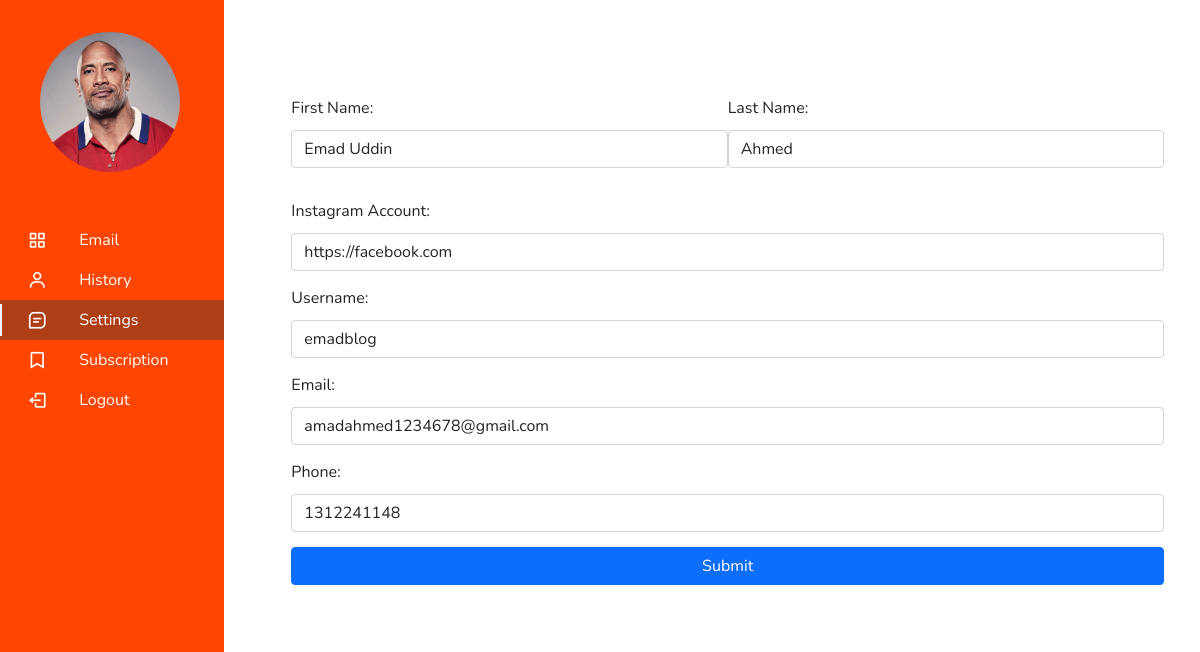
Page /settings/ (signed in) on the committed database.
### leapp/models/signup.py (models this page shows, shortened)
class Contact(models.Model):
    f_name = models.CharField(max_length=100)
    l_name = models.CharField(max_length=100)
    insta_acc = models.URLField(max_length=200)
    phone = models.IntegerField(max_length=200)
    username = models.CharField(max_length=200)
    email = models.EmailField()

### leapp/views/settings.py (the view, shortened to what this page needs)
# urls.py: path('settings/', SettingView.as_view(), name='setting'),
class SettingView(View):
    def get(self, request):
        id = request.session.get('myid')
        pi = Contact.objects.get(pk=id)
        form = UpdateSignForm(instance=pi)
        mydata = {
            'settings': 'active',
            'form': form
        }
        return render(request, 'setting.html', mydata)

### leapp/forms.py
class UpdateSignForm(forms.ModelForm):
    class Meta:
        model = Contact
        fields = ['f_name', 'l_name', 'insta_acc',
                  'phone', 'username', 'email']
        labels = {
            'f_name': 'First Name',
            'l_name': 'Last Name',
            'insta_acc': 'Instagram Account',
            'phone': 'Phone',
            'username': 'Username',
            'email': 'Email',
        }
        widgets = {'f_name': forms.TextInput(attrs={'class': 'form-control'}),
                   'l_name': forms.TextInput(attrs={'class': 'form-control'}),
                   'insta_acc': forms.URLInput(attrs={'class': 'form-control'}),
                   'phone': forms.NumberInput(attrs={'class': 'form-control'}),
                   'username': forms.TextInput(attrs={'class': 'form-control'}),
                   'email': forms.EmailInput(attrs={'class': 'form-control'}),
                   }

### leapp/templates/setting.html (shortened to what this page needs)
{% extends 'base.html' %}
{% block content %}
{% load static %}
<link rel="stylesheet" href="{% static 'css/settings.css' %}">
<section id="profileSettings" class="m-2">
    <form id="signupForm" method="post" action="" class="row rounded p-4 mx-auto" novalidate>
        <div class="col-lg-6 p-0 m-0 mb-3">
            <label for="f_name">{{form.f_name.label_tag}}</label>
            {{form.f_name}}
        </div>
        <div class="col-lg-6 p-0 m-0 mb-3">
            <label for="f_name">{{form.l_name.label_tag}}</label>
            {{form.l_name}}
        </div>
        <label for="f_name">{{form.insta_acc.label_tag}}</label>
        {{form.insta_acc}}
        <label for="f_name">{{form.username.label_tag}}</label>
        {{form.username}}
        <label for="email">{{form.email.label_tag}}</label>
        {{form.email}}
        <label for="f_name">{{form.phone.label_tag}}</label>
        {{form.phone}}
        <input class="btn btn-primary" type="submit">
    </form>
</section>
{% endblock %}

### static/css/navbardesign.css (style rules this page uses)
:root { --header-height: 3rem; --nav-width: 68px; --first-color: #4723D9; --first-color-light: #AFA5D9; --white-color: #F7F6FB; --body-font: 'Nunito', sans-serif; --normal-font-size: 1rem; --z-fixed: 100 }
body { position: relative; margin: var(--header-height) 0 0 0; padding: 0 1rem; font-family: var(--body-font); font-size: var(--normal-font-size); transition: .5s }
@media screen and (min-width: 768px) { body { margin: calc(var(--header-height) + 1rem) 0 0 0; padding-left: calc(var(--nav-width) + 1rem) } }

### static/css/settings.css (style rules this page uses)
#profileSettings { background-color: white !important; }
#signupForm label { margin: 0; padding: 0; margin-bottom: 5px; }
#signupForm input { margin-bottom: 15px; }

### rows in the picture
Contact: f_name "Emad Uddin", l_name "Ahmed", insta_acc "https://facebook.com", username "emadblog", email "amadahmed1234678@gmail.com", phone "1312241148"
